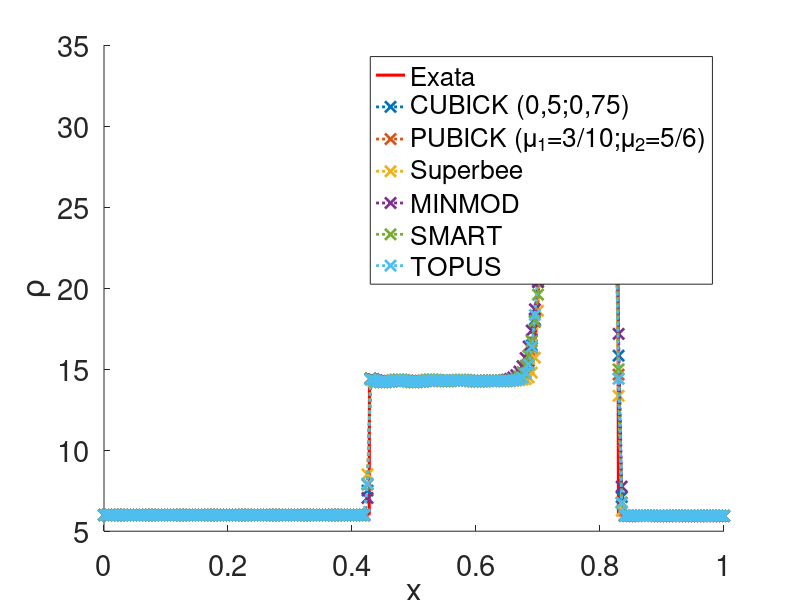

Recreate this plot in MATLAB.
clear all
close all
clc
%malla=200, cfl=0.6

load cubick_N200_cfl06_caso2.txt
load minmod_N200_cfl06_caso2.txt
load pubick_N200_cfl06_caso2.txt
load smart_N200_cfl06_caso2.txt
load superbee_N200_cfl06_caso2.txt
load topus_N200_cfl06_caso2.txt

load Exata_caso2.txt

A=cubick_N200_cfl06_caso2;
B=pubick_N200_cfl06_caso2;
C=superbee_N200_cfl06_caso2;
D=minmod_N200_cfl06_caso2;
E=smart_N200_cfl06_caso2;
F=topus_N200_cfl06_caso2;

G=Exata_caso2;

hold on
set(gca, 'FontSize', 21)

plot(G(:,1),G(:,2),'r','LineWidth',2.2)

plot(A(:,1),A(:,2),':x','LineWidth',2,'MarkerSize',8)
plot(B(:,1),B(:,2),':x','LineWidth',2,'MarkerSize',8)
plot(C(:,1),C(:,2),':x','LineWidth',2,'MarkerSize',8)
plot(D(:,1),D(:,2),':x','LineWidth',2,'MarkerSize',8)
plot(E(:,1),E(:,2),':x','LineWidth',2,'MarkerSize',8)
plot(F(:,1),F(:,2),':x','LineWidth',2,'MarkerSize',8)


legend('Exata','CUBICK (0,5;0,75)','PUBICK (\mu_1=3/10;\mu_2=5/6)', ...
    'Superbee','MINMOD','SMART','TOPUS')

xlabel('x') 
ylabel('\rho')

%ylim([1 4.8]);
